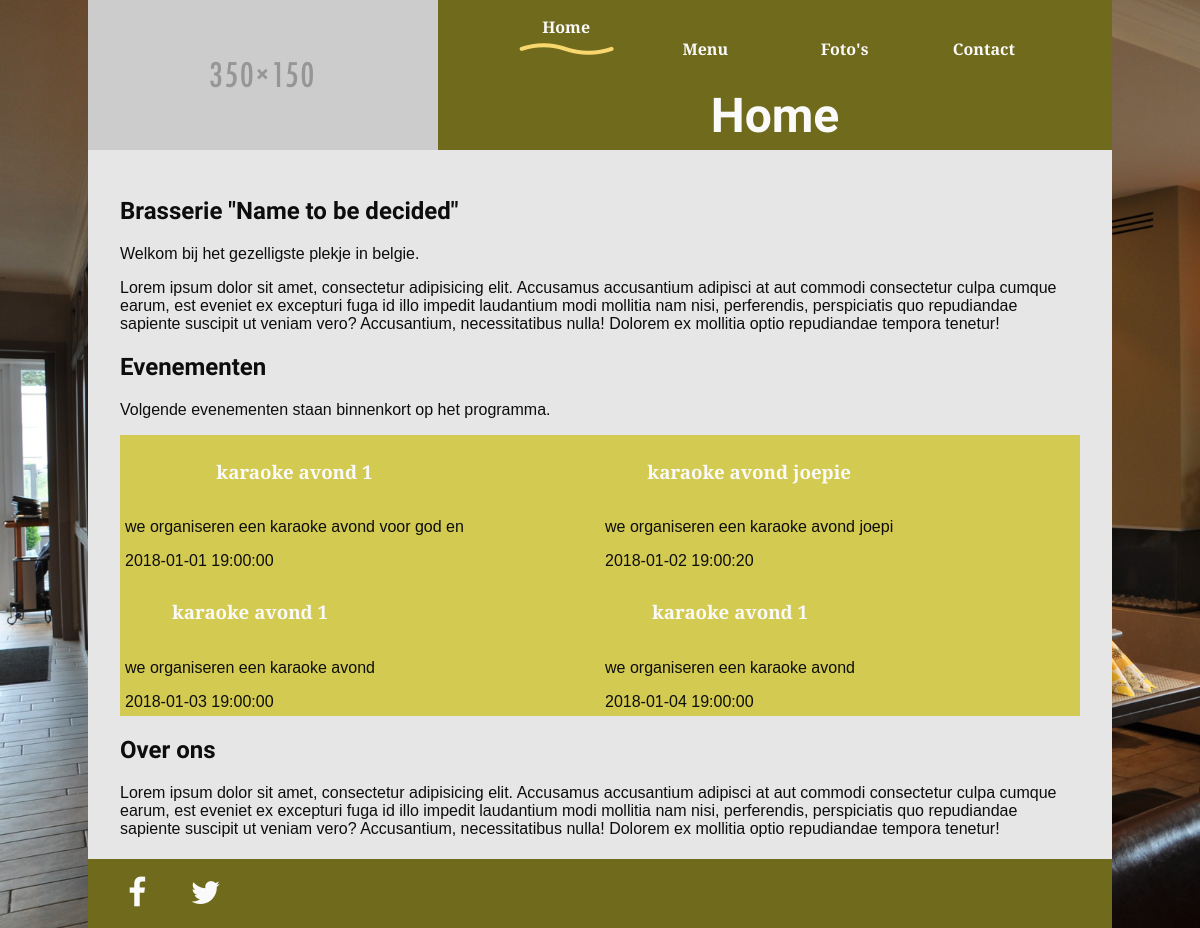
The app's page /views/home.php with its own data.
### tables this page shows
CREATE TABLE IF NOT EXISTS `events` (
  `id` int(10) unsigned NOT NULL AUTO_INCREMENT,
  `title` varchar(30) NOT NULL,
  `description` text NOT NULL,
  `start` datetime NOT NULL,
  PRIMARY KEY (`id`)
);

### views/database/GetEvents.php (called while the page is built)
<?php
try {
    include_once "shared/OpenDbConnection.php";
    $stmt = $conn->prepare("SELECT id, title, description, start FROM events WHERE start > current_date() LIMIT " .$numberOfEvents);
    $stmt->execute();
    $events = $stmt->fetchAll();
} catch (PDOException $e) {
    echo "Connection failed: " . $e->getMessage();
}

### views/Home.php (the view)
<?php
$pageTitle = "Home";
$activeNav = 1;
?>
<?php include_once "shared/Header.php" ?>
<div id="contentContainerHome">
    <article>
        <h2>Brasserie "Name to be decided"</h2>
        <p>Welkom bij het gezelligste plekje in belgie.</p>
        <p>Lorem ipsum dolor sit amet, consectetur adipisicing elit. Accusamus accusantium adipisci at aut commodi
            consectetur culpa cumque earum, est eveniet ex excepturi fuga id illo impedit laudantium modi mollitia nam
            nisi, perferendis, perspiciatis quo repudiandae sapiente suscipit ut veniam vero? Accusantium,
            necessitatibus nulla! Dolorem ex mollitia optio repudiandae tempora tenetur!</p>
    </article>
    <article>
        <h2>Evenementen</h2>
        <p>
            Volgende evenementen staan binnenkort op het programma.
        </p>
        <div id="evenementenContainer">
            <?php
            $numberOfEvents = 4;
            include_once "database/GetEvents.php"; ?>
            <?php
            foreach ($events as $event) {
                ?>
                <table>
                    <tr>
                        <th>
                            <?php echo "<h3>" . $event['title'] . "</h3>"; ?>
                        </th>
                    </tr>
                    <tr>
                        <td>
                            <?php echo "<p>" . $event['description'] . "</p>"; ?>
                        </td>
                    </tr>
                    <tr>
                        <td>
                            <?php echo "<time>" . $event['start'] . "</time>"; ?>
                        </td>
                    </tr>
                </table>
            <?php }; ?>
        </div>
    </article>
    <article>
        <h2>Over ons</h2>
        <p>Lorem ipsum dolor sit amet, consectetur adipisicing elit. Accusamus accusantium adipisci at aut commodi
            consectetur culpa cumque earum, est eveniet ex excepturi fuga id illo impedit laudantium modi mollitia nam
            nisi, perferendis, perspiciatis quo repudiandae sapiente suscipit ut veniam vero? Accusantium,
            necessitatibus nulla! Dolorem ex mollitia optio repudiandae tempora tenetur!</p>
    </article>
</div>
<?php include_once "shared/Footer.php" ?>

### views/shared/Header.php (shortened to what this page needs)
<!DOCTYPE html>
<html lang="nl">
<head>
    <link rel="stylesheet" href="../css/lightbox.css">
    <link href="../css/style.css" rel="stylesheet" />
</head>
<body>
    <div id="siteContainer">
        <header>
            <a href="home.php"><img src="../images/placeholder_350x150.png" alt="logo" /></a>
            <div>
                <nav>
                    <ul>
                        <li><a href="home.php" <?php if( $activeNav == 1){print "class='activeNav'";} ?> >Home</a></li>
                        <li><a href="menu.php" <?php if( $activeNav == 2){print "class='activeNav'";} ?> >Menu</a></li>
                        <li><a href="fotos.php" <?php if( $activeNav == 3){print "class='activeNav'";} ?> >Foto's</a></li>
                        <li><a href="contact.php" <?php if( $activeNav == 4){print "class='activeNav'";} ?> >Contact</a></li>
                    </ul>
                </nav>
                <h1><?php print $pageTitle ?></h1>
            </div>
        </header>

### views/shared/Footer.php (shortened to what this page needs)
        <footer>
            <ul>
                <li><a href="#"><i class="fa fa-facebook "></i></a></li>
                <li><a href="#"><i class="fa fa-twitter "></i></a></li>
            </ul>
        </footer>
    </div>
</body>
</html>

### css/lightbox.css (style rules this page uses)
body:after { content: url(../images/close.png) url(../images/loading.gif) url(../images/prev.png) url(../images/next.png); display: none; }

### css/style.css (style rules this page uses)
body { margin: 0; padding: 0; color: #0d0d0d; font-family: "Merriweather Sans", sans-serif; background-image: url("../images/achtergrond.jpg"); background-repeat: no-repeat; background-size: cover; background-attachment: fixed; }
body #siteContainer { width: 1024px; margin: 0 auto; background-color: #e6e6e6; }
body #siteContainer > header { height: 150px; color: #fafafa; background-color: #706a1c; }
body #siteContainer > header > a { float: left; }
body #siteContainer > header > div { float: left; text-align: center; width: 674px; }
body #siteContainer > header > div ul { padding-left: 0; }
body #siteContainer > header > div ul li { display: inline-block; width: 20%; text-align: center; }
body #siteContainer > header > div ul li a { text-decoration: none; color: #fafafa; font-weight: bold; }
body #siteContainer > header > div ul li a.activeNav:after { content: url("../images/navStripe.png"); }
body #siteContainer > header > div h1 { line-height: 48px; font-size: 48px; font-family: "Quintessential", cursive; }
body #siteContainer div[id*="contentContainer"] { width: 960px; margin: 0 auto; padding: 5px; clear: both; background-color: #e6e6e6; }
body #siteContainer div[id*="contentContainer"] h2 { font-family: "Quintessential", cursive; }
body #siteContainer div[id*="contentContainer"] #evenementenContainer { width: 100%; overflow: hidden; }
body #siteContainer div[id*="contentContainer"] #evenementenContainer > table { box-sizing: border-box; width: 50%; padding: 5px; float: left; display: inline-block; background-color: #d3ca51; }
body #siteContainer div[id*="contentContainer"] #evenementenContainer > table th, body #siteContainer div[id*="contentContainer"] #evenementenContainer > table td { display: block; }
body #siteContainer div[id*="contentContainer"] #evenementenContainer > table th { color: #fafafa; }
body #siteContainer > footer { background-color: #706a1c; overflow: hidden; }
body #siteContainer > footer > ul { padding-left: 0; list-style: none; }
body #siteContainer > footer > ul:nth-child(1) { float: left; }
body #siteContainer > footer > ul li { display: inline; text-align: left; margin-left: 40px; }
body #siteContainer > footer > ul li a { color: #fafafa; font-size: 2em; text-decoration: none; }

### records on screen
events: title "karaoke avond 1", description "we organiseren een karaoke avond voor god en", start "2018-01-01 19:00:00"
events: title "karaoke avond joepie", description "we organiseren een karaoke avond joepi", start "2018-01-02 19:00:20"
events: title "karaoke avond 1", description "we organiseren een karaoke avond", start "2018-01-03 19:00:00"
events: title "karaoke avond 1", description "we organiseren een karaoke avond", start "2018-01-04 19:00:00"

### other values on screen
$pageTitle "Home"
